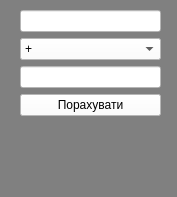
<?xml version="1.0" encoding="UTF-8"?>
<ui version="4.0">
 <class>Calculator2</class>
 <widget class="QMainWindow" name="Calculator2">
  <property name="geometry">
   <rect>
    <x>0</x>
    <y>0</y>
    <width>177</width>
    <height>197</height>
   </rect>
  </property>
  <property name="windowTitle">
   <string>MainWindow</string>
  </property>
  <property name="styleSheet">
   <string notr="true">background-color:Grey</string>
  </property>
  <widget class="QWidget" name="centralwidget">
   <widget class="QWidget" name="verticalLayoutWidget">
    <property name="geometry">
     <rect>
      <x>20</x>
      <y>10</y>
      <width>141</width>
      <height>141</height>
     </rect>
    </property>
    <layout class="QVBoxLayout" name="verticalLayout">
     <item>
      <widget class="QLineEdit" name="num1">
       <property name="styleSheet">
        <string notr="true">background-color:white; placeholder:&quot;First number&quot;;</string>
       </property>
      </widget>
     </item>
     <item>
      <widget class="QComboBox" name="znak">
       <property name="styleSheet">
        <string notr="true">background-color:white</string>
       </property>
       <item>
        <property name="text">
         <string>+</string>
        </property>
       </item>
       <item>
        <property name="text">
         <string>-</string>
        </property>
       </item>
       <item>
        <property name="text">
         <string>*</string>
        </property>
       </item>
       <item>
        <property name="text">
         <string>/</string>
        </property>
       </item>
      </widget>
     </item>
     <item>
      <widget class="QLineEdit" name="num2">
       <property name="styleSheet">
        <string notr="true">background-color:white; placeholder:&quot;Second number&quot;;</string>
       </property>
      </widget>
     </item>
     <item>
      <widget class="QPushButton" name="btn">
       <property name="styleSheet">
        <string notr="true">background-color:white</string>
       </property>
       <property name="text">
        <string>Порахувати</string>
       </property>
      </widget>
     </item>
     <item>
      <widget class="QLabel" name="label">
       <property name="styleSheet">
        <string notr="true">color:white</string>
       </property>
       <property name="text">
        <string/>
       </property>
      </widget>
     </item>
    </layout>
   </widget>
  </widget>
  <widget class="QMenuBar" name="menubar">
   <property name="geometry">
    <rect>
     <x>0</x>
     <y>0</y>
     <width>177</width>
     <height>21</height>
    </rect>
   </property>
  </widget>
  <widget class="QStatusBar" name="statusbar"/>
 </widget>
 <resources/>
 <connections/>
</ui>
